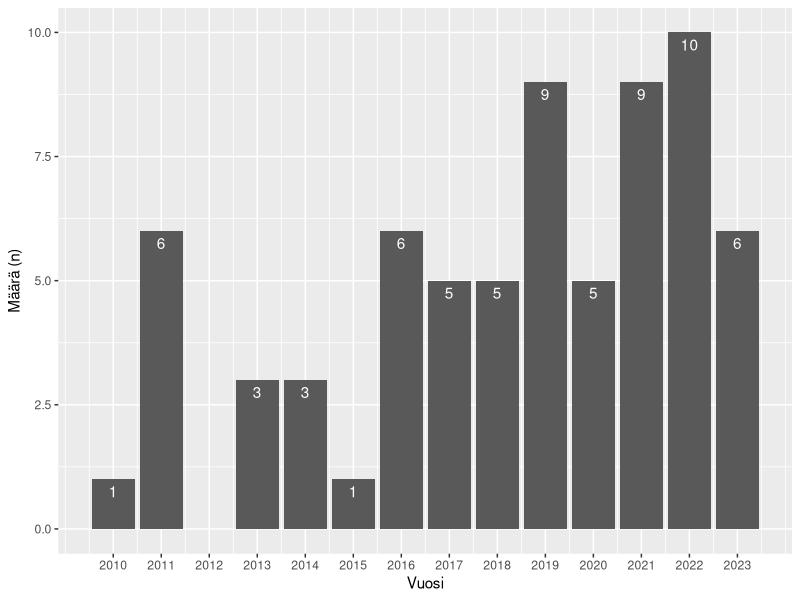
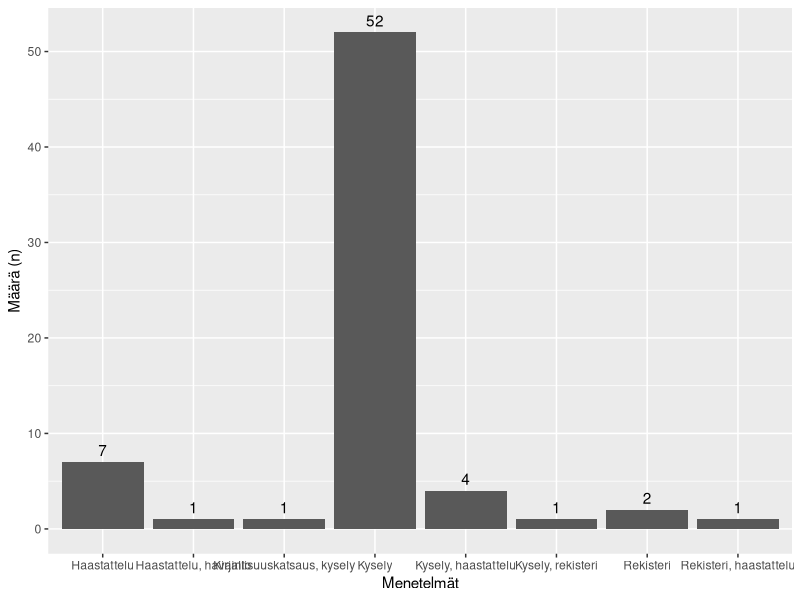
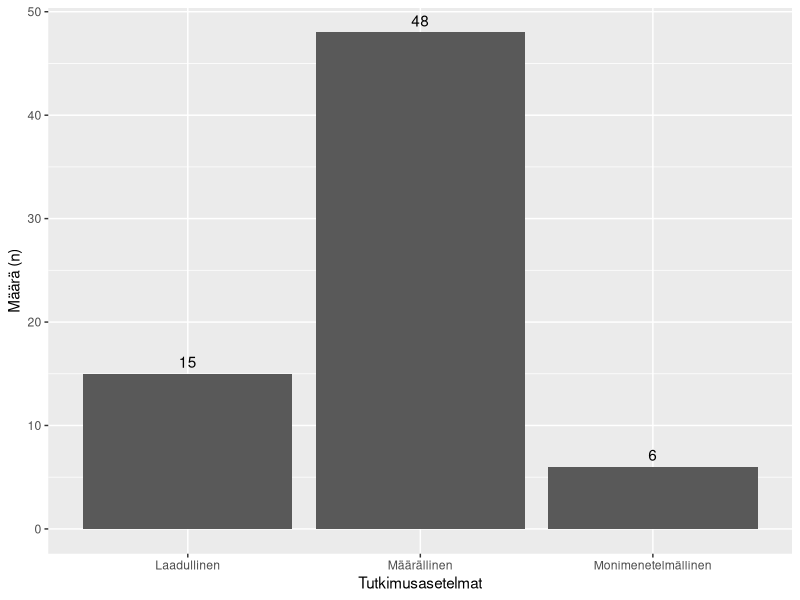
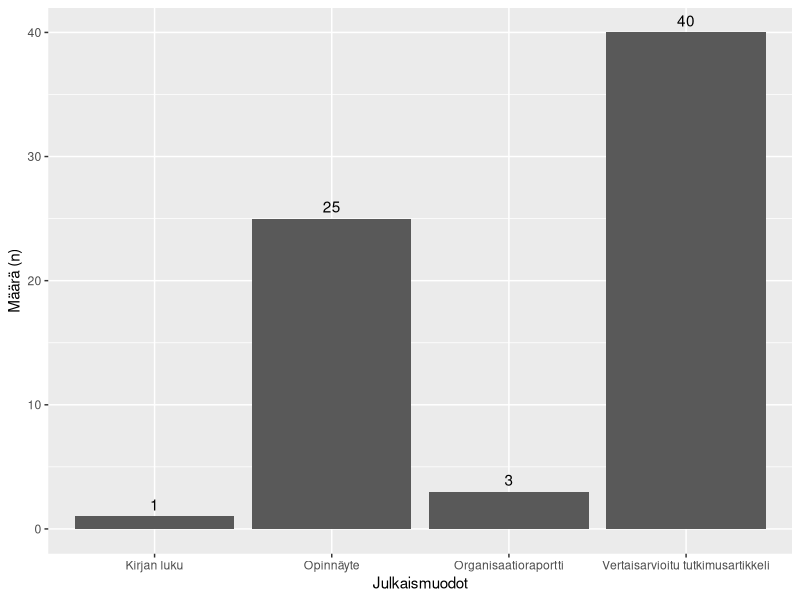
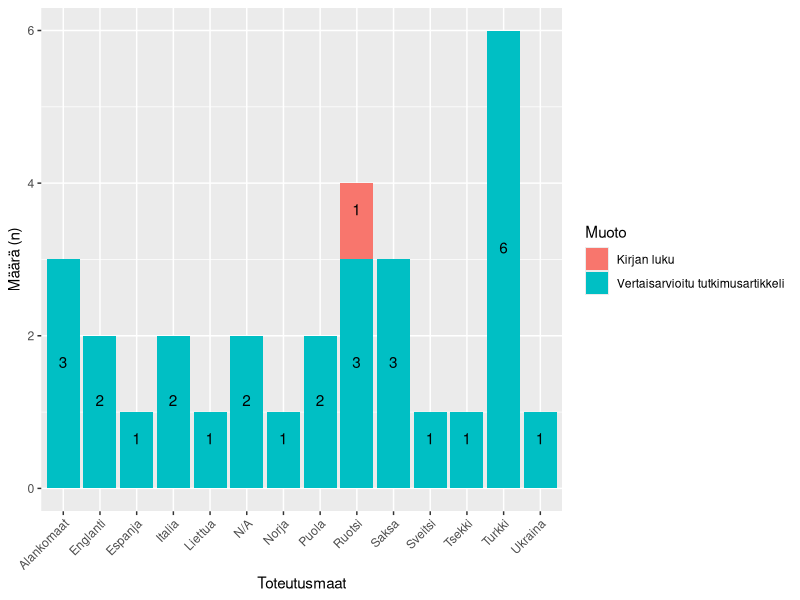
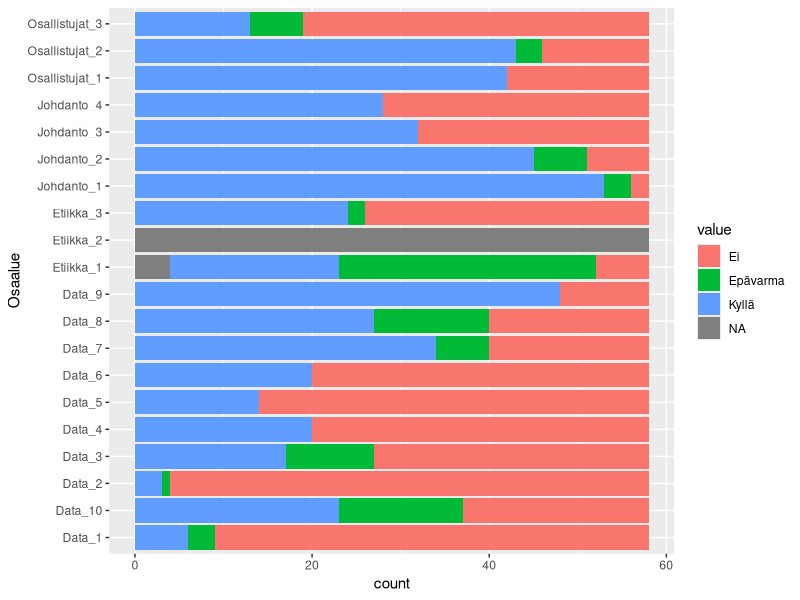

Write R code to recreate these figures, in order.
## ---- chunk 1
#| label: valmistelu
#| eval: true

# Avataan tarpeelliset kirjastot hiljaisesti
suppressPackageStartupMessages({
  library(ggplot2)
  library(dplyr)
  library(magrittr)
  library(tidyr)
})

# Ladataan data csv-tiedostosta
data <- read.csv2("data/20240528_tulostenmetatiedot.csv")
harhadata <- read.csv2("data/20240510_harhanarvio.csv")


## ---- chunk 2
#| label: fig-tulokset-vuosi
#| fig-cap: "Kirjallisuuskatsauksen tulokset julkaisuvuosittain"
#| eval: true

vuodet <- seq(from = 2010, to = 2023)

kuva1 <- ggplot(data = data, mapping = aes(x = Vuosi)) + 
  geom_bar(stat = "count") +
  labs(y = "Määrä (n)") + 
  scale_x_continuous(breaks = vuodet) + 
  geom_text(aes(label = ..count..), stat = "count", vjust = 1.5, colour = "white")

kuva1
## ---- chunk 3
#| label: fig-tulokset-menetelmat
#| fig-cap: "Kirjallisuuskatsauksen tulokset menetelmittäin"
#| eval: true

menetelmat <- unique(data$Tiedonkeruun.muoto)

kuva2 <- ggplot(data = data, mapping = aes(x = Tiedonkeruun.muoto)) + 
  geom_bar(stat = "count") +
  labs(y = "Määrä (n)", x = "Menetelmät") + 
  scale_x_discrete(breaks = menetelmat) +
  geom_text(aes(label = ..count..), stat = "count", vjust = -0.5, colour = "black")

kuva2
## ---- chunk 4
#| label: fig-tulokset-asetelmat
#| fig-cap: "Kirjallisuuskatsauksen tulokset tutkimusasetelmittain"
#| eval: true

asetelmat <- unique(data$Tutkimusasetelma)

kuva3 <- ggplot(data = data, mapping = aes(x = Tutkimusasetelma)) + 
  geom_bar(stat = "count") +
  labs(y = "Määrä (n)", x = "Tutkimusasetelmat") + 
  scale_x_discrete(breaks = asetelmat) +
  geom_text(aes(label = ..count..), stat = "count", vjust = -0.5, colour = "black")

kuva3
## ---- chunk 5
#| label: fig-tulokset-julkaisumuodot
#| fig-cap: "Kirjallisuuskatsauksen tulokset julkaisumuodottain"
#| eval: true

muodot <- unique(data$Muoto)

kuva4 <- ggplot(data = data, mapping = aes(x = Muoto)) + 
  geom_bar(stat = "count") +
  labs(y = "Määrä (n)", x = "Julkaismuodot") + 
  scale_x_discrete(breaks = muodot) +
  geom_text(aes(label = ..count..), stat = "count", vjust = -0.5, colour = "black")

kuva4
## ---- chunk 6
#| label: fig-tulokset-maat
#| fig-cap: "Kirjallisuuskatsauksen tulokset maittain ja julkaisumuodottain. Tuloksissa ei ole  suomalaisia tutkimuksia. N/A = Ei sovellettavissa."
#| eval: true

maat <- unique(data$Toteutusmaa)

kuva5 <- data %>% dplyr::filter(Toteutusmaa != "Suomi") %>%
  ggplot(mapping = aes(x = Toteutusmaa, fill = Muoto)) + 
  geom_bar(stat = "count") +
  labs(y = "Määrä (n)", x = "Toteutusmaat") + 
  scale_x_discrete(breaks = maat, guide = guide_axis(angle = 45)) +
  geom_text(aes(label = ..count..), stat = "count", vjust = -0.5, colour = "black", position = position_stack(vjust = 0.5))

kuva5
## ---- chunk 7
#| label: qssp-harhadata
#| fig-cap: "Q-SSP-harha-arvion tulokset osa-alueittain (n = 58)"
#| eval: true

harhadata_pivot <- harhadata %>%
  tidyr::pivot_longer(Johdanto_1:Etiikka_3, names_to = "Osaalue")
ggplot(harhadata_pivot, aes(y = Osaalue, fill = value)) +
  geom_bar(orientation = "y")
